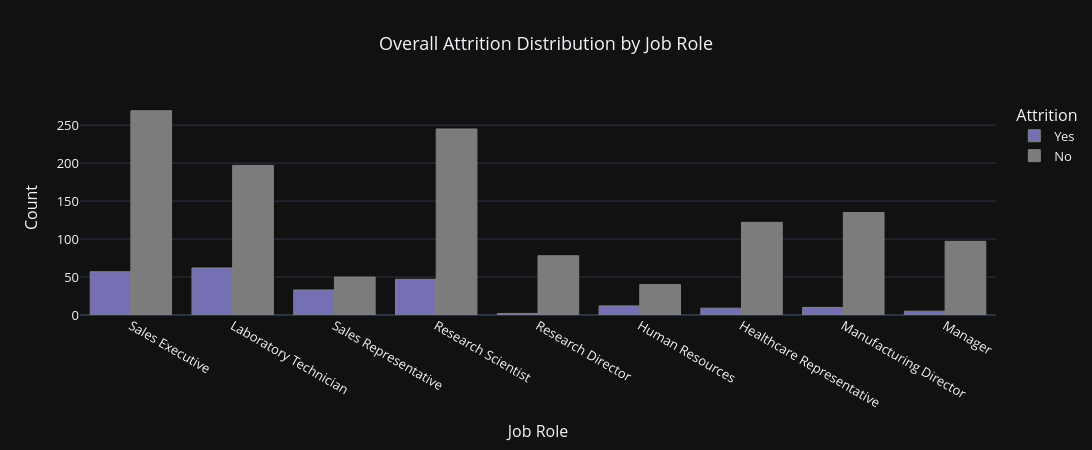

Notebook cell for this chart:
### Markdown cell above
## 5️⃣ Attrition by Job Role

### Code cell
fig = px.histogram(
    df,
    x='JobRole',
    color='Attrition',
    barmode='group',
    color_discrete_sequence=[px.colors.qualitative.Dark2[2], px.colors.qualitative.Antique[10]],
    title="Overall Attrition Distribution by Job Role"
)

fig.update_traces(marker_line_color='gray', marker_line_width=1)
fig.update_layout(
    width=1100,
    height=450,
    title_x=0.5,
    title_font_size=18,
    xaxis_title="Job Role",
    yaxis_title="Count",
    font=dict(size=13),
    template='plotly_dark'
)

fig.show()

### Figure 1 — Plotly figure (JSON) as saved in the notebook; plotly's stock layout.template omitted (floating-point values rounded to 4 significant figures; data arrays with more than 128 entries replaced by an {"elided": "..."} marker saying what was removed)
{"data": [{"alignmentgroup": "True", "bingroup": "x", "hovertemplate": "Attrition=Yes<br>JobRole=%{x}<br>count=%{y}<extra></extra>", "legendgroup": "Yes", "marker": {"color": "rgb(117,112,179)", "line": {"color": "gray", "width": 1}, "pattern": {"shape": ""}}, "name": "Yes", "offsetgroup": "Yes", "orientation": "v", "showlegend": true, "type": "histogram", "x": {"elided": "237 str values"}, "xaxis": "x", "yaxis": "y"}, {"alignmentgroup": "True", "bingroup": "x", "hovertemplate": "Attrition=No<br>JobRole=%{x}<br>count=%{y}<extra></extra>", "legendgroup": "No", "marker": {"color": "rgb(124, 124, 124)", "line": {"color": "gray", "width": 1}, "pattern": {"shape": ""}}, "name": "No", "offsetgroup": "No", "orientation": "v", "showlegend": true, "type": "histogram", "x": {"elided": "1233 str values"}, "xaxis": "x", "yaxis": "y"}], "layout": {"barmode": "group", "font": {"size": 13}, "height": 450, "legend": {"title": {"text": "Attrition"}, "tracegroupgap": 0}, "title": {"font": {"size": 18}, "text": "Overall Attrition Distribution by Job Role", "x": 0.5}, "width": 1100, "xaxis": {"anchor": "y", "autorange": true, "domain": [0, 1], "range": [-0.5, 8.5], "title": {"text": "Job Role"}, "type": "category"}, "yaxis": {"anchor": "x", "autorange": true, "domain": [0, 1], "range": [0, 283.2], "title": {"text": "Count"}}}}
